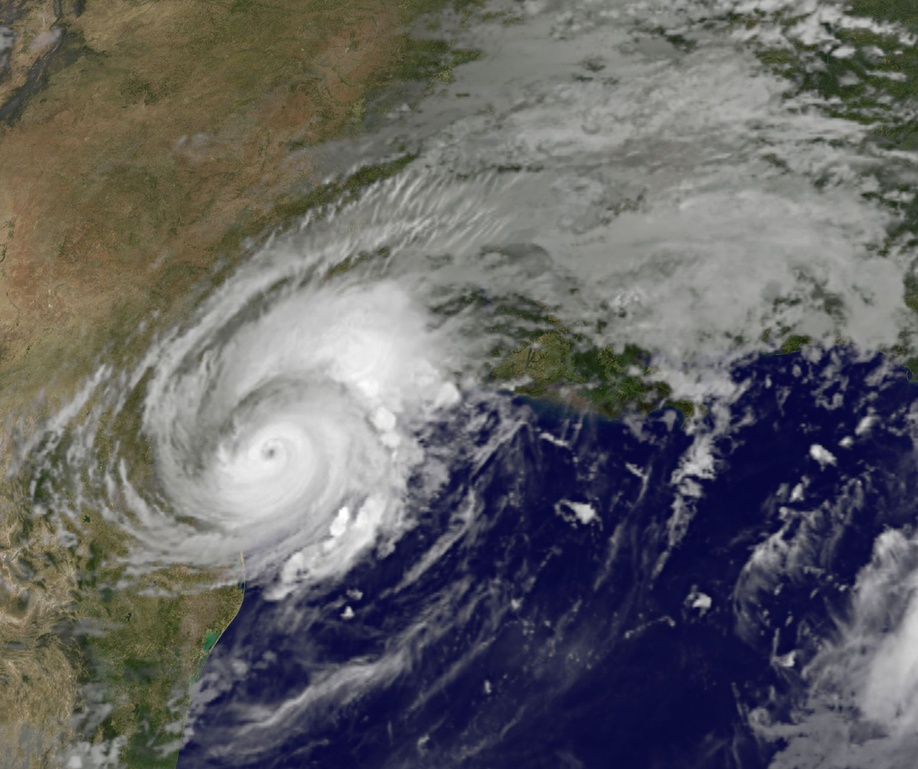
#> input picture Homework/HW1/Data/harvey-saturday-goes7am.jpg, 918 x 769 px, shrunk from 1548 x 1296 before the run
$ python untitled0.py
#> lines starting #> are read from the running program, lines starting #| are printed output that depends on the picture; long printed decimals are rounded
#!/usr/bin/env python3
# -*- coding: utf-8 -*-
"""
Created on Fri Sep 15 14:39:25 2017

@author: liuchangbai
"""

import numpy as np
from PIL import Image


################################# Part A ######################################
# Load Image
image = Image.open('harvey-saturday-goes7am.jpg')
#> image is the input picture: PIL image 918x769 RGB; mean R, G, B 98.3, 97.3, 99
grey = image.convert("L")
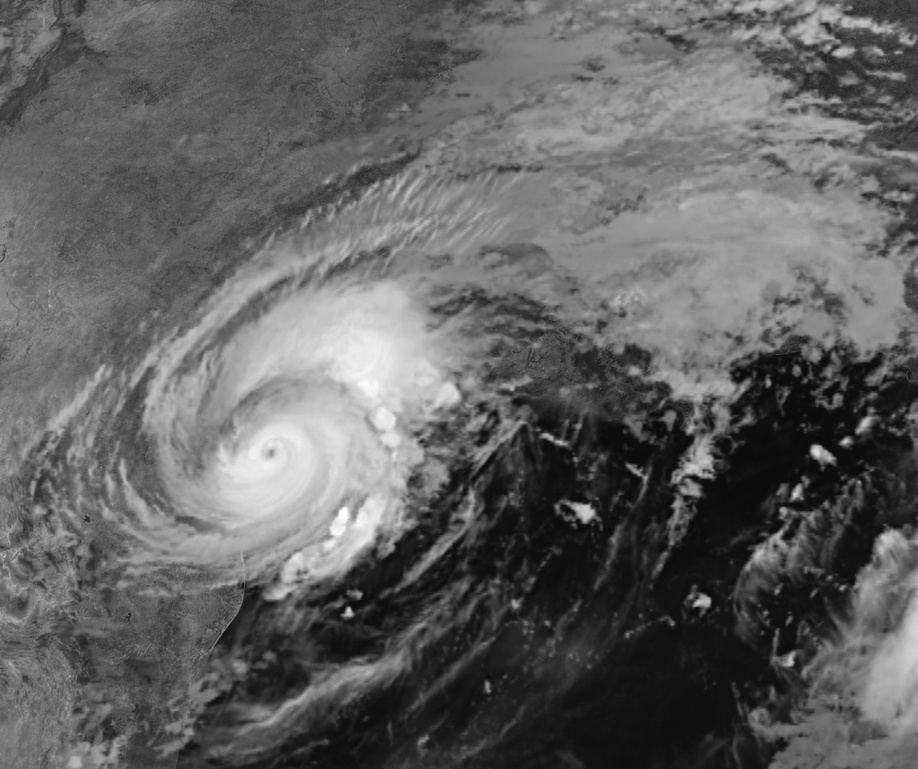
#> grey: PIL image 918x769 L; min 7, max 255, mean 97.8

# Image to array
X = np.asarray(grey)

# k value
k_list = [2,10,40]
result_list = []
partb_list = []

for k in k_list:
    # SVD
    U,s,Vt = np.linalg.svd(X, full_matrices = False)
    s[k:] = 0
    S = np.diag(s)
    X_app = np.dot(np.dot(U,S), Vt)

    # Show and save approximate_image
    img = Image.fromarray(X_app)
    if(img.mode != 'RGB'):
        img = img.convert('RGB')

    img.save(str(k)+'.jpg')

    # calculate ||X-X_app||f / ||X||f
    temp = X - X_app
    result = np.linalg.norm(temp,'fro') / np.linalg.norm(X,'fro')
    result_list.append(result)

################################# Part B ######################################
    # How many numbers do you need to describe the approximation
    left = U[:,:k]
    left_row = left.shape[0]
    left_column = left.shape[1]
    num_left = left_row * left_column

    right = Vt[:k,:]
    right_row = right.shape[0]
    right_column = right.shape[1]
    num_right = right_row * right_column

    partb = num_left + num_right + k
    partb_list.append(partb)
#> this loop made 3 passes
#> result on passes 1 to 3: 0.281, 0.159, 0.0833
#> pass 1, `U,s,Vt = np.linalg.svd(X, full_matrices = False)`:
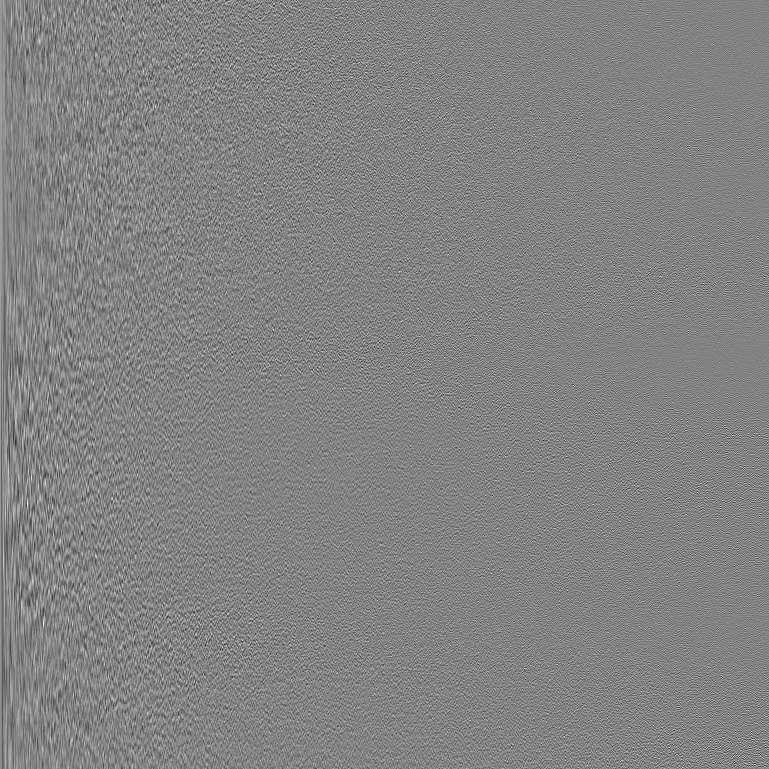
#> U: shape (769, 769) float64; min -0.233, max 0.219, mean 3.55e-05; drawn with min black and max white
#> pass 1, `U,s,Vt = np.linalg.svd(X, full_matrices = False)`:
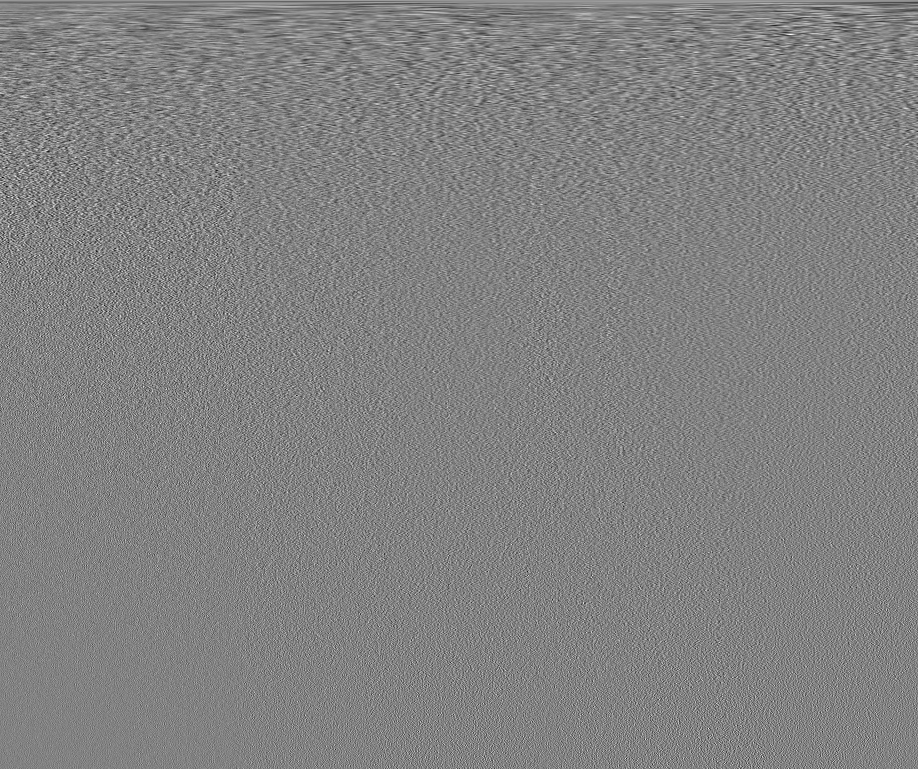
#> Vt: shape (769, 918) float64; min -0.205, max 0.197, mean 4.65e-05; drawn with min black and max white
#> pass 1, `X_app = np.dot(np.dot(U,S), Vt)`:
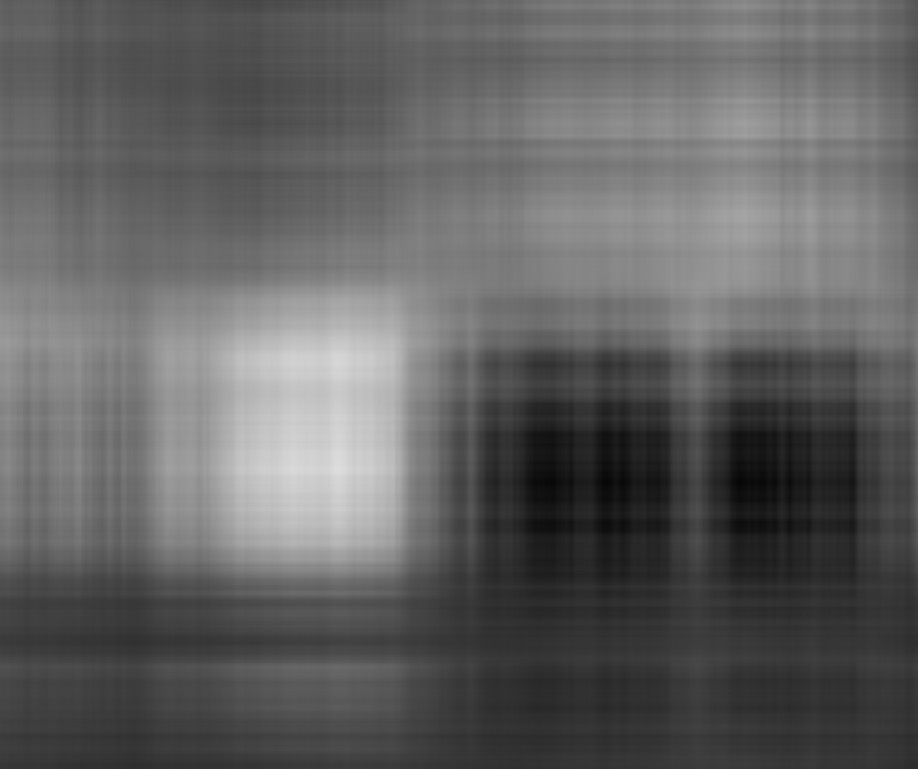
#> X_app: shape (769, 918) float64; min 6.87, max 221.5, mean 97.6
#> after the loop:
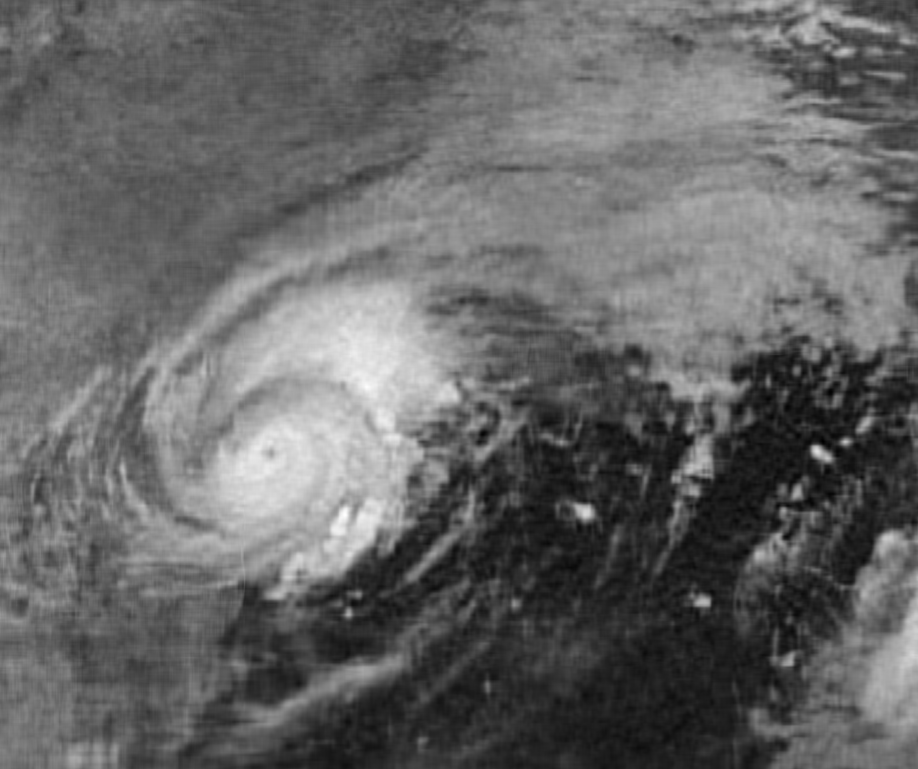
#> X_app: shape (769, 918) float64; min -14.26, max 265.4, mean 97.8; drawn with min black and max white
#> after the loop:
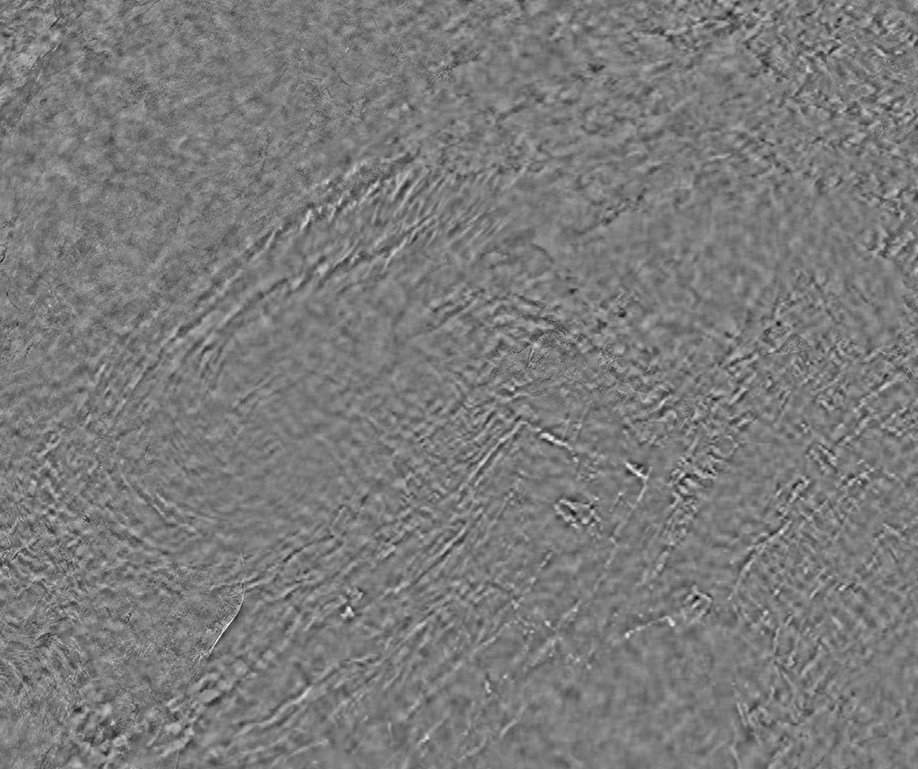
#> temp: shape (769, 918) float64; min -70.04, max 74.61, mean 0; drawn with min black and max white
#> after the loop, partb_list = [3376, 16880, 67520]; result_list = [0.281, 0.159, 0.0833]


print(result_list)
#| [0.2814, 0.1586, 0.08332]
print(partb_list)
#| [3376, 16880, 67520]

$ run again, with Homework/HW1/Data/2.jpg copied over Homework/HW1/Data/harvey-saturday-goes7am.jpg
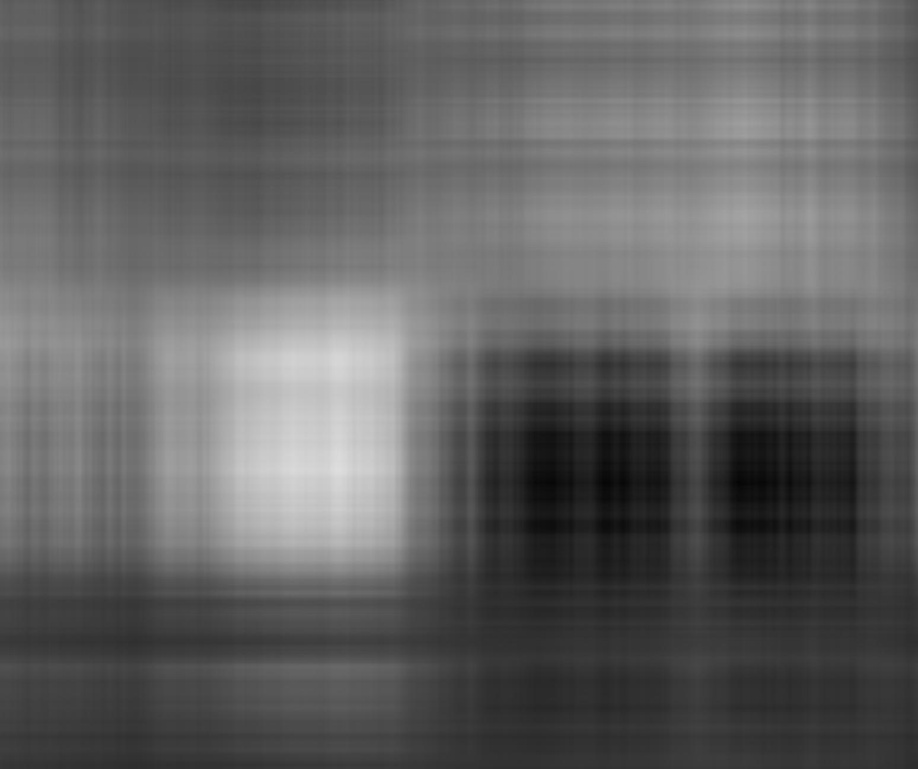
#> input picture Homework/HW1/Data/2.jpg, 918 x 769 px, shrunk from 1548 x 1296 before the run
#> image is the input picture: PIL image 918x769 RGB; min 4, max 222, mean 96.6
#> the loop `for k in k_list:` made 3 passes
#> result on passes 1 to 3: 0.00535, 0.00485, 0.00409
#> pass 1, `U,s,Vt = np.linalg.svd(X, full_matrices = False)`:
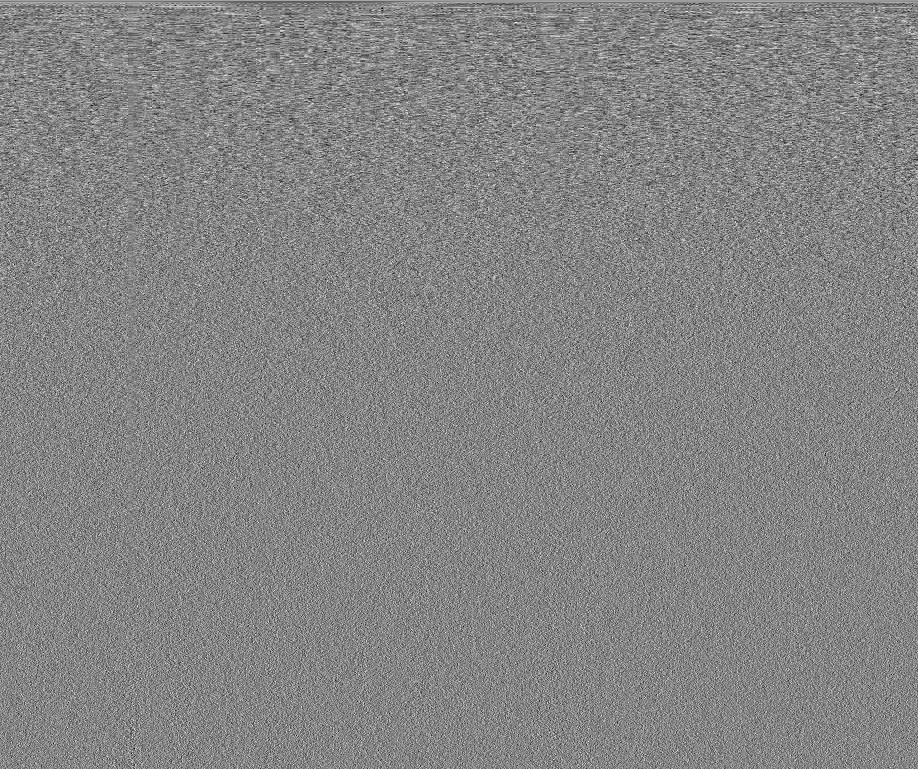
#> Vt: shape (769, 918) float64; min -0.165, max 0.151, mean 4.95e-05; drawn with min black and max white
#> after the loop `for k in k_list:`:
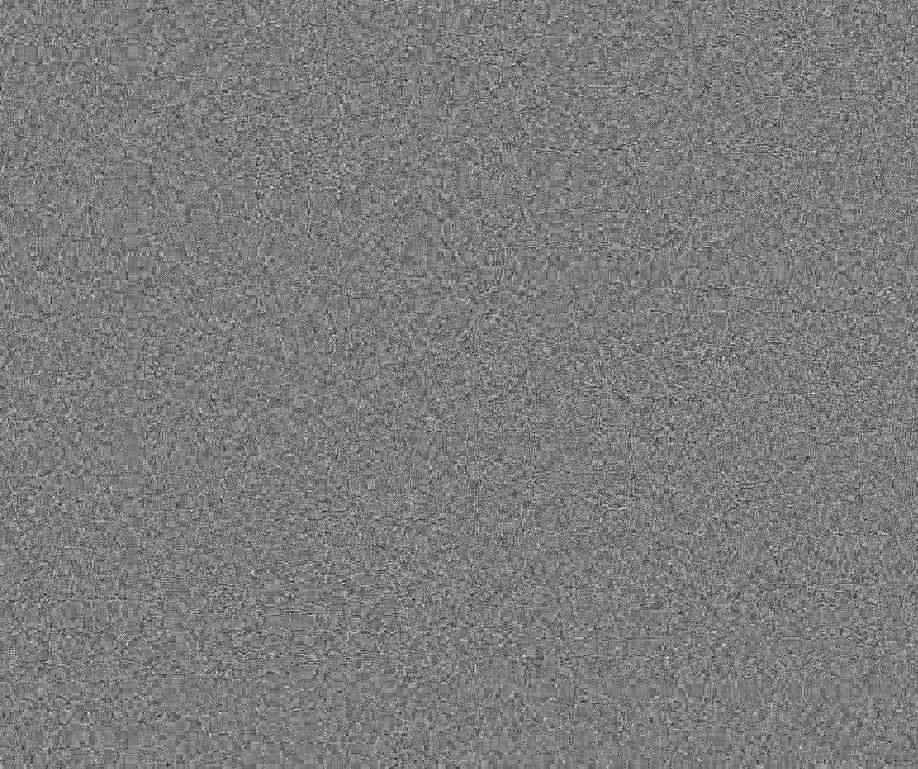
#> temp: shape (769, 918) float64; min -2.64, max 2.78, mean 5.5e-06; drawn with min black and max white
#> after the loop `for k in k_list:`: partb_list = [3376, 16880, 67520]; result_list = [0.00535, 0.00485, 0.00409]
#| [0.005348, 0.004847, 0.004092]
#| [3376, 16880, 67520]
